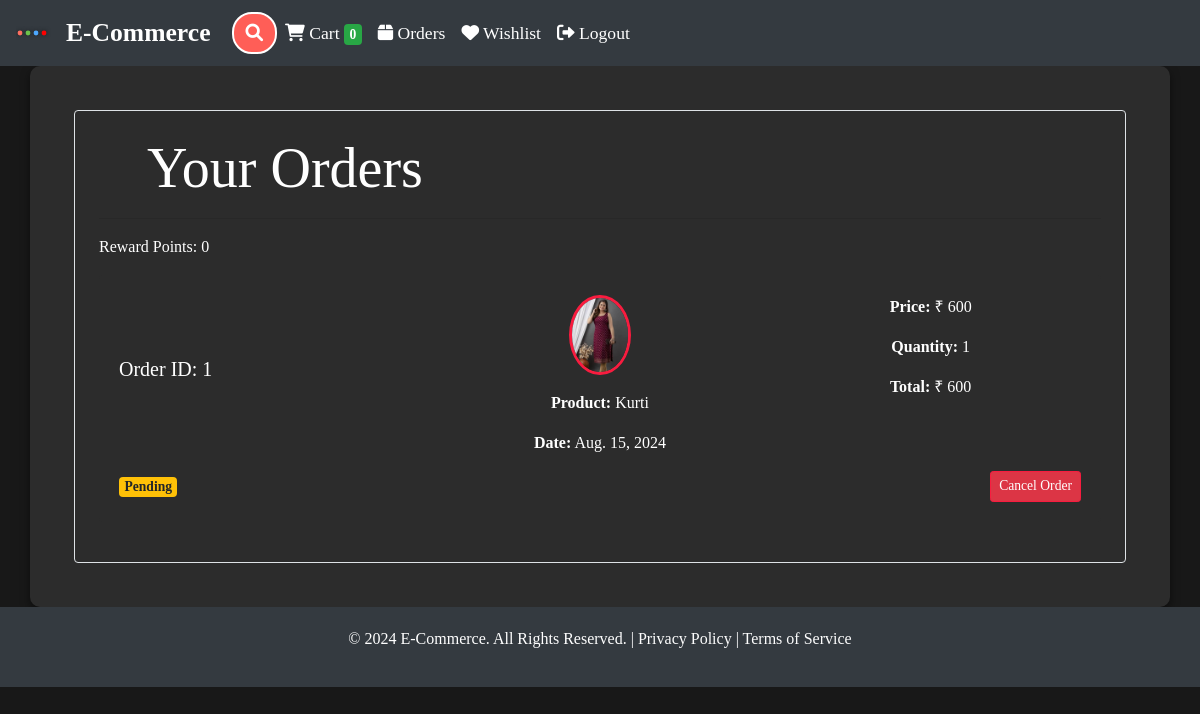
The page /orders/cancel/ (signed in) on the database as committed earlier.
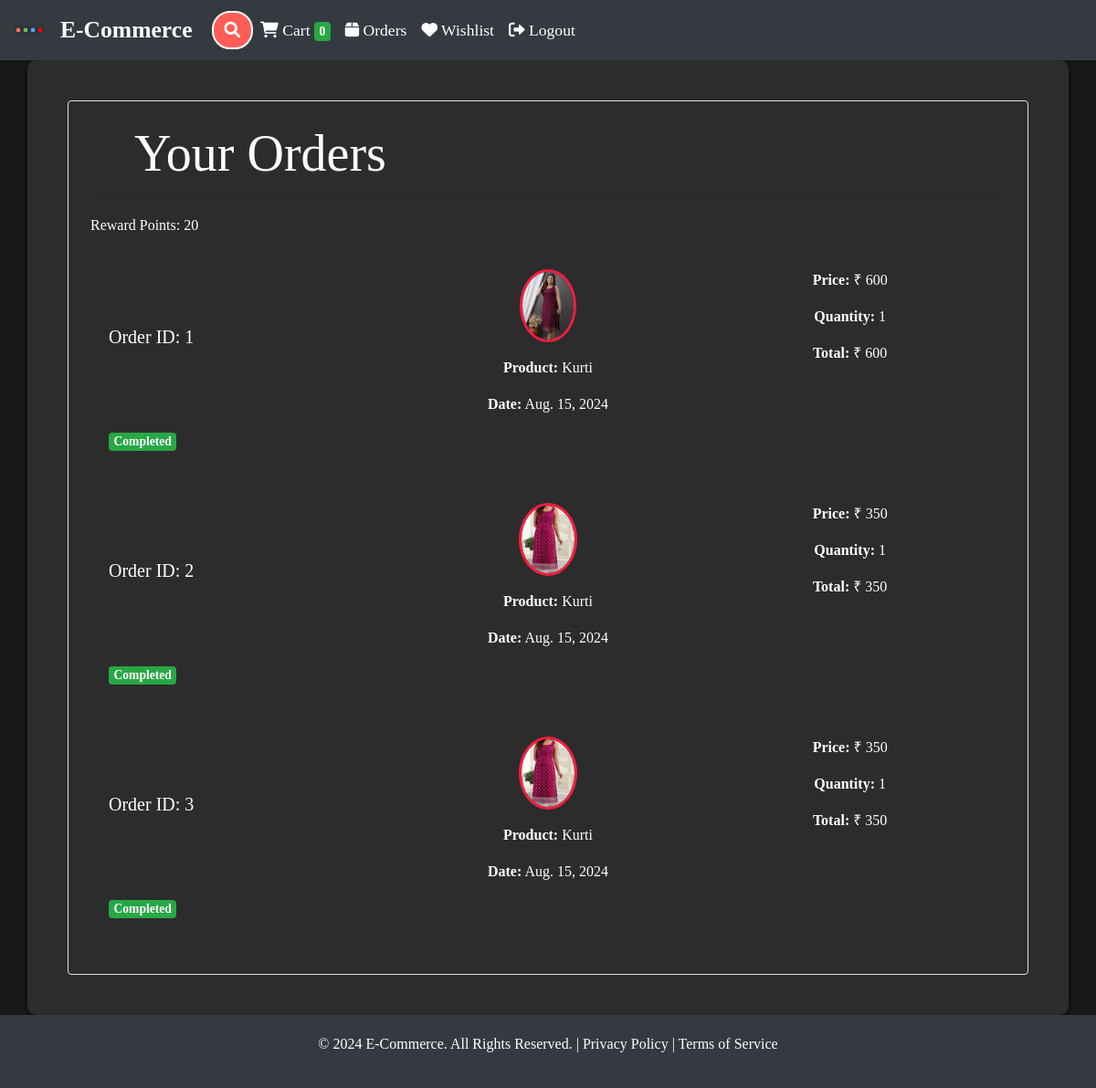
The same page on the database as committed later.
### store/models/orders.py (models this page shows, shortened)
class Order(models.Model):
    product = models.ForeignKey(Products, on_delete=models.CASCADE)
    customer = models.ForeignKey(Customer, on_delete=models.CASCADE)
    address = models.ForeignKey(Address, on_delete=models.CASCADE)  # Reference to the Address model
    quantity = models.IntegerField(default=1)
    price = models.IntegerField()
    date = models.DateField(default=datetime.datetime.today)
    status = models.BooleanField(default=False)
    cancelled = models.BooleanField(default=False)
    @staticmethod
    def get_orders_by_customer(customer_id):
        return Order.objects.filter(customer=customer_id).order_by('-date')
    @staticmethod
    def get_total_order_price(customer_id):
        orders = Order.objects.filter(customer_id=customer_id, status=True)
        return sum(order.price for order in orders)

### store/models/product.py (models this page shows, shortened)
class Products(models.Model):
    name = models.CharField(max_length=60)
    price = models.IntegerField(default=0)
    category = models.ForeignKey(Category, on_delete=models.CASCADE, default=1)
    description = models.CharField(max_length=250, default='', blank=True, null=True)
    image = models.ImageField(upload_to='uploads/products/')
    attributes = models.ManyToManyField(AttributeKey, through=ProductAttribute, related_name='products')

### store/views/orders.py (the view, shortened to what this page needs)
# urls.py: path('orders/cancel/', OrderView.as_view(), name='cancel_order'),
class OrderView(View):
    def get(self, request):
        customer = request.session.get('customer')
        orders = Order.get_orders_by_customer(customer)
        total_price = Order.get_total_order_price(customer)
        reward_points = (total_price // 500) * 10
        try:
            customer_instance = Customer.objects.get(id=customer)
            customer_instance.reward_points += reward_points
            customer_instance.save()
        except Customer.DoesNotExist:
            pass
        print(orders)
        return render(request, 'orders.html', {
            'orders': orders,
            'total_price': total_price,
            'reward_points': reward_points
        })

### store/templatetags/custom_filter.py (called while the page is built)
@register.filter(name='currency')
def currency(number):
    return "₹ "+str(number)

@register.filter(name='multiply')
def multiply(number , number1):
    return number * number1

### store/templates/orders.html (shortened to what this page needs)
{% extends 'base.html' %}
{% block content %}
    {% load cart %}
    {% load custom_filter %}
<link rel="stylesheet" href="https://cdnjs.cloudflare.com/ajax/libs/font-awesome/6.0.0-beta3/css/all.min.css">
    <div class="container">
        <div class="border rounded p-4 m-4">
            <p class="display-4 pl-4 ml-4">Your Orders</p>
            <hr>
            <p>Reward Points: {{ reward_points }}</p>
            {% for order in orders %}
            <div class="card mb-3">
                <div class="card-body">
                    <div class="row">
                        <div class="col-md-4 d-flex align-items-center">
                            <h5 class="card-title">Order ID: {{ order.id }}</h5>
                        </div>
                        <div class="col-md-4 d-flex flex-column align-items-center">
                            <p class="card-text"><img style="height: 80px;" class="rounded-circle" src="{{order.product.image.url}}" alt=""></p>
                            <p class="card-text"><strong>Product:</strong> {{ order.product.name }}</p>
                            <p class="card-text"><strong>Date:</strong> {{ order.date }}</p>
                     </div>
                        <div class="col-md-4 d-flex flex-column align-items-center">
                            <p class="card-text"><strong>Price:</strong> {{ order.price|currency }}</p>
                            <p class="card-text"><strong>Quantity:</strong> {{ order.quantity }}</p>
                            <p class="card-text"><strong>Total:</strong> {{ order.quantity|multiply:order.price|currency }}</p>
                        </div>
                    </div>
                    <div class="d-flex justify-content-between align-items-center mt-3">
                        <div>
                            {% if order.cancelled %}
                                <span class="badge badge-danger">Cancelled</span>
                            {% elif order.status %}
                                <span class="badge badge-success">Completed</span>
                            {% else %}
                                <span class="badge badge-warning">Pending</span>
                            {% endif %}
                        </div>
                        <div>
                            {% if not order.cancelled %}
                                {% if not order.status %}
                                   <form action="{% url 'cancel_order' %}" method="POST" class="d-inline">
    <button type="submit" class="btn btn-danger btn-sm" style="color: white;">Cancel Order</button>
</form>
                                {% endif %}
                            {% endif %}
                        </div>
                    </div>
                </div>
            </div>
            {% endfor %}
        </div>
    </div>
{% endblock %}

### store/templates/base.html (shortened to what this page needs)
<!doctype html>
<html lang="en">
<head>
    <link rel="stylesheet" href="https://maxcdn.bootstrapcdn.com/bootstrap/4.0.0/css/bootstrap.min.css">
    <link rel="stylesheet" href="https://cdnjs.cloudflare.com/ajax/libs/font-awesome/6.0.0-beta3/css/all.min.css">
</head>
<body>
    <nav class="navbar navbar-dark sticky-top navbar-expand-lg">
        <a class="navbar-brand ms-3" href="/">
            E-Commerce
        </a>
        <div class="search-container">
            <button id="searchIcon" class="btn btn-custom-search" type="button">
                <i class="fas fa-search"></i>
            </button>
        </div>
        <div class="collapse navbar-collapse" id="navbarSupportedContent">
            <ul class="navbar-nav my-2 my-lg-0">
                <li class="nav-item">
    <a class="nav-link" href="/cart">
        <i class="fas fa-shopping-cart"></i> Cart
        <span class="badge badge-success">{{request.session.cart.keys|length}}</span>
    </a>
</li>
                {% if request.session.customer %}
                <li class="nav-item">
                    <a class="nav-link" href="/orders">
                        <i class="fas fa-box"></i> Orders
                    </a>
                </li>
                <li class="nav-item">
                    <a class="nav-link" href="/wishlist">
                        <i class="fas fa-heart"></i> Wishlist
                    </a>
                </li>
                <li class="nav-item">
                    <a class="nav-link" href="/logout">
                        <i class="fas fa-sign-out-alt"></i> Logout
                    </a>
                </li>
                {% endif %}
            </ul>
        </div>
    </nav>
    {% block content %}{% endblock %}
    <footer class="footer">
        <p>&copy; 2024 E-Commerce. All Rights Reserved. | <a href="/privacy">Privacy Policy</a> | <a href="/terms">Terms of Service</a></p>
    </footer>
</body>
</html>

### store/templates/base.html (style rules this page uses)
body { font-family: 'Roboto', sans-serif; background-color: #f8f9fa; color: #212529; }
.navbar { background-color: #343a40; transition: background-color 0.3s ease; }
.navbar-brand { color: #ffffff; font-size: 1.6rem; font-weight: 700; display: flex; align-items: center; }
.navbar-brand svg { margin-right: 10px; width: 40px; height: 40px; fill: #ff5e57; transition: fill 0.3s ease; }
.search-container { position: relative; margin-left: auto; }
.btn-custom-search { color: #ffffff; background-color: #ff5e57; border: 2px solid #ffffff; border-radius: 20px; padding: 0.375rem 0.75rem; font-size: 1.1rem; margin-left: 5px; transition: background-color 0.3s ease, border-color 0.3s ease; }
.badge-success { background-color: #28a745; }
.nav-link { color: #ffffff !important; font-weight: 500; transition: color 0.3s ease; font-size: 1.1rem; }
.footer { background-color: #343a40; color: #ffffff; padding: 20px 0; text-align: center; font-weight: 500; }
.footer a { color: #fdfdfd; text-decoration: none; }

### store/templates/orders.html (style rules this page uses)
body { font-family: 'Lobster', cursive; background-color: #181818; color: #ffffff; }
.container { background-color: #2c2c2c; border-radius: 10px; padding: 20px; box-shadow: 0 4px 10px rgba(0, 0, 0, 0.5); }
.card { background-color: #2c2c2c; border: none; margin-bottom: 15px; transition: transform 0.3s, box-shadow 0.3s; }
.badge { font-size: 0.85rem; }
img.rounded-circle { border: 3px solid #f81c3f; }
.pl-4, .ml-4 { padding-left: 1.5rem; margin-left: 1.5rem; }

Rows that differ between the two databases and show on the page:
changed Order id 1: status "Pending Cancel Order" → "Completed"
added Order: id "2", product.image (picture), product.name "Kurti", date "Aug. 15, 2024", price "₹ 350", quantity "1", quantity|multiply "₹ 350", cancelled "Completed"
added Order: id "3", product.image (picture), product.name "Kurti", date "Aug. 15, 2024", price "₹ 350", quantity "1", quantity|multiply "₹ 350", cancelled "Completed"
Other text that changed with them:
{{ reward_points }}: "0" → "20"
